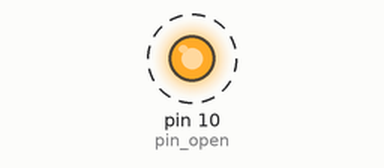
The sketch below on a simulated Arduino Uno, built with avr-gcc and run on an emulated ATmega328P. On the bench: output pins drawn as LEDs (lit = HIGH). Dashed ring = blinking.

Above: at 0.5 s.
Timing chart, 0 to 4.6 s (numbered marks = the images above):
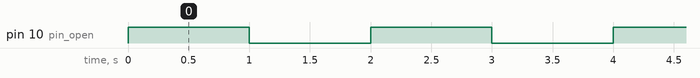

The sketch:

sketch_oct28a.ino
```cpp
#include <Servo.h>
int pin_open = 10;  // 定义针脚号，数字类型为整型
void setup() {
  pinMode(pin_open, OUTPUT);
}
void loop() {
  digitalWrite(pin_open, HIGH);
  delay(1000);
  digitalWrite(pin_open, LOW);
  delay(1000);

}
```

Measured:
- by itself, pin 10 (pin_open): alternates HIGH for 1.0 s and LOW for 1.0 s
